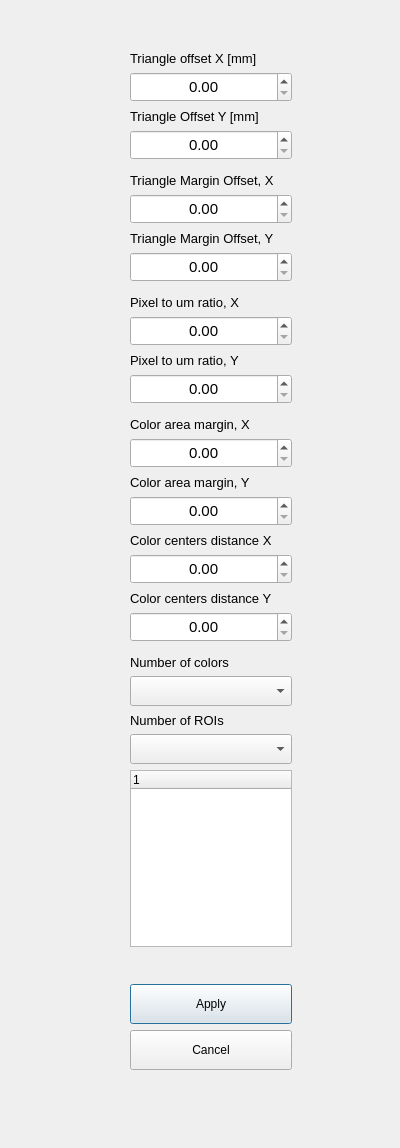
<?xml version="1.0" encoding="UTF-8"?>
<ui version="4.0">
 <class>Form</class>
 <widget class="QWidget" name="Form">
  <property name="geometry">
   <rect>
    <x>0</x>
    <y>0</y>
    <width>400</width>
    <height>1148</height>
   </rect>
  </property>
  <property name="windowTitle">
   <string>Form</string>
  </property>
  <widget class="QDoubleSpinBox" name="spinA1X_2">
   <property name="geometry">
    <rect>
     <x>130</x>
     <y>252</y>
     <width>162</width>
     <height>30</height>
    </rect>
   </property>
   <property name="minimumSize">
    <size>
     <width>0</width>
     <height>30</height>
    </size>
   </property>
   <property name="maximumSize">
    <size>
     <width>16777215</width>
     <height>30</height>
    </size>
   </property>
   <property name="font">
    <font>
     <pointsize>11</pointsize>
    </font>
   </property>
   <property name="alignment">
    <set>Qt::AlignCenter</set>
   </property>
  </widget>
  <widget class="QLabel" name="label_3">
   <property name="geometry">
    <rect>
     <x>130</x>
     <y>50</y>
     <width>162</width>
     <height>16</height>
    </rect>
   </property>
   <property name="font">
    <font>
     <pointsize>10</pointsize>
    </font>
   </property>
   <property name="text">
    <string>Triangle offset X [mm]</string>
   </property>
  </widget>
  <widget class="QDoubleSpinBox" name="spinA1X_3">
   <property name="geometry">
    <rect>
     <x>130</x>
     <y>496</y>
     <width>162</width>
     <height>30</height>
    </rect>
   </property>
   <property name="minimumSize">
    <size>
     <width>0</width>
     <height>30</height>
    </size>
   </property>
   <property name="maximumSize">
    <size>
     <width>16777215</width>
     <height>30</height>
    </size>
   </property>
   <property name="font">
    <font>
     <pointsize>11</pointsize>
    </font>
   </property>
   <property name="alignment">
    <set>Qt::AlignCenter</set>
   </property>
  </widget>
  <widget class="QDoubleSpinBox" name="spinTriangleOffsetX">
   <property name="geometry">
    <rect>
     <x>130</x>
     <y>72</y>
     <width>162</width>
     <height>30</height>
    </rect>
   </property>
   <property name="minimumSize">
    <size>
     <width>0</width>
     <height>30</height>
    </size>
   </property>
   <property name="maximumSize">
    <size>
     <width>16777215</width>
     <height>30</height>
    </size>
   </property>
   <property name="font">
    <font>
     <pointsize>11</pointsize>
    </font>
   </property>
   <property name="alignment">
    <set>Qt::AlignCenter</set>
   </property>
  </widget>
  <widget class="QLabel" name="label_11">
   <property name="geometry">
    <rect>
     <x>130</x>
     <y>352</y>
     <width>162</width>
     <height>16</height>
    </rect>
   </property>
   <property name="font">
    <font>
     <pointsize>10</pointsize>
    </font>
   </property>
   <property name="text">
    <string>Pixel to um ratio, Y</string>
   </property>
  </widget>
  <widget class="QLabel" name="label_14">
   <property name="geometry">
    <rect>
     <x>130</x>
     <y>416</y>
     <width>162</width>
     <height>16</height>
    </rect>
   </property>
   <property name="font">
    <font>
     <pointsize>10</pointsize>
    </font>
   </property>
   <property name="text">
    <string>Color area margin, X</string>
   </property>
  </widget>
  <widget class="QLabel" name="label_5">
   <property name="geometry">
    <rect>
     <x>130</x>
     <y>172</y>
     <width>162</width>
     <height>16</height>
    </rect>
   </property>
   <property name="font">
    <font>
     <pointsize>10</pointsize>
    </font>
   </property>
   <property name="text">
    <string>Triangle Margin Offset, X</string>
   </property>
  </widget>
  <widget class="QDoubleSpinBox" name="spinA2Y_3">
   <property name="geometry">
    <rect>
     <x>130</x>
     <y>612</y>
     <width>162</width>
     <height>30</height>
    </rect>
   </property>
   <property name="minimumSize">
    <size>
     <width>0</width>
     <height>30</height>
    </size>
   </property>
   <property name="maximumSize">
    <size>
     <width>16777215</width>
     <height>30</height>
    </size>
   </property>
   <property name="font">
    <font>
     <pointsize>11</pointsize>
    </font>
   </property>
   <property name="alignment">
    <set>Qt::AlignCenter</set>
   </property>
  </widget>
  <widget class="QDoubleSpinBox" name="spinTriangleOffsetY_2">
   <property name="geometry">
    <rect>
     <x>130</x>
     <y>130</y>
     <width>162</width>
     <height>30</height>
    </rect>
   </property>
   <property name="minimumSize">
    <size>
     <width>0</width>
     <height>30</height>
    </size>
   </property>
   <property name="maximumSize">
    <size>
     <width>16777215</width>
     <height>30</height>
    </size>
   </property>
   <property name="font">
    <font>
     <pointsize>11</pointsize>
    </font>
   </property>
   <property name="alignment">
    <set>Qt::AlignCenter</set>
   </property>
  </widget>
  <widget class="QComboBox" name="comboBox_2">
   <property name="geometry">
    <rect>
     <x>130</x>
     <y>734</y>
     <width>162</width>
     <height>30</height>
    </rect>
   </property>
   <property name="minimumSize">
    <size>
     <width>0</width>
     <height>30</height>
    </size>
   </property>
   <property name="maximumSize">
    <size>
     <width>16777215</width>
     <height>30</height>
    </size>
   </property>
  </widget>
  <widget class="QPushButton" name="cancelButt">
   <property name="geometry">
    <rect>
     <x>130</x>
     <y>1030</y>
     <width>162</width>
     <height>40</height>
    </rect>
   </property>
   <property name="minimumSize">
    <size>
     <width>0</width>
     <height>40</height>
    </size>
   </property>
   <property name="text">
    <string>Cancel</string>
   </property>
  </widget>
  <widget class="QLabel" name="label_8">
   <property name="geometry">
    <rect>
     <x>130</x>
     <y>474</y>
     <width>162</width>
     <height>16</height>
    </rect>
   </property>
   <property name="font">
    <font>
     <pointsize>10</pointsize>
    </font>
   </property>
   <property name="text">
    <string>Color area margin, Y</string>
   </property>
  </widget>
  <widget class="QDoubleSpinBox" name="spinA1X">
   <property name="geometry">
    <rect>
     <x>130</x>
     <y>194</y>
     <width>162</width>
     <height>30</height>
    </rect>
   </property>
   <property name="minimumSize">
    <size>
     <width>0</width>
     <height>30</height>
    </size>
   </property>
   <property name="maximumSize">
    <size>
     <width>16777215</width>
     <height>30</height>
    </size>
   </property>
   <property name="font">
    <font>
     <pointsize>11</pointsize>
    </font>
   </property>
   <property name="alignment">
    <set>Qt::AlignCenter</set>
   </property>
  </widget>
  <widget class="QLabel" name="label_7">
   <property name="geometry">
    <rect>
     <x>130</x>
     <y>712</y>
     <width>162</width>
     <height>16</height>
    </rect>
   </property>
   <property name="font">
    <font>
     <pointsize>10</pointsize>
    </font>
   </property>
   <property name="text">
    <string>Number of ROIs</string>
   </property>
  </widget>
  <widget class="QLabel" name="label_9">
   <property name="geometry">
    <rect>
     <x>130</x>
     <y>590</y>
     <width>162</width>
     <height>16</height>
    </rect>
   </property>
   <property name="font">
    <font>
     <pointsize>10</pointsize>
    </font>
   </property>
   <property name="text">
    <string>Color centers distance Y</string>
   </property>
  </widget>
  <widget class="QLabel" name="label_12">
   <property name="geometry">
    <rect>
     <x>130</x>
     <y>108</y>
     <width>162</width>
     <height>16</height>
    </rect>
   </property>
   <property name="font">
    <font>
     <pointsize>10</pointsize>
    </font>
   </property>
   <property name="text">
    <string>Triangle Offset Y [mm]</string>
   </property>
  </widget>
  <widget class="QDoubleSpinBox" name="spinA2Y_5">
   <property name="geometry">
    <rect>
     <x>130</x>
     <y>374</y>
     <width>162</width>
     <height>30</height>
    </rect>
   </property>
   <property name="minimumSize">
    <size>
     <width>0</width>
     <height>30</height>
    </size>
   </property>
   <property name="maximumSize">
    <size>
     <width>16777215</width>
     <height>30</height>
    </size>
   </property>
   <property name="font">
    <font>
     <pointsize>11</pointsize>
    </font>
   </property>
   <property name="alignment">
    <set>Qt::AlignCenter</set>
   </property>
  </widget>
  <widget class="QComboBox" name="comboBox">
   <property name="geometry">
    <rect>
     <x>130</x>
     <y>676</y>
     <width>162</width>
     <height>30</height>
    </rect>
   </property>
   <property name="minimumSize">
    <size>
     <width>0</width>
     <height>30</height>
    </size>
   </property>
   <property name="maximumSize">
    <size>
     <width>16777215</width>
     <height>30</height>
    </size>
   </property>
  </widget>
  <widget class="QLabel" name="label_13">
   <property name="geometry">
    <rect>
     <x>130</x>
     <y>230</y>
     <width>162</width>
     <height>16</height>
    </rect>
   </property>
   <property name="font">
    <font>
     <pointsize>10</pointsize>
    </font>
   </property>
   <property name="text">
    <string>Triangle Margin Offset, Y</string>
   </property>
  </widget>
  <widget class="QPushButton" name="applyButt">
   <property name="geometry">
    <rect>
     <x>130</x>
     <y>984</y>
     <width>162</width>
     <height>40</height>
    </rect>
   </property>
   <property name="minimumSize">
    <size>
     <width>0</width>
     <height>40</height>
    </size>
   </property>
   <property name="text">
    <string>Apply</string>
   </property>
   <property name="default">
    <bool>true</bool>
   </property>
  </widget>
  <widget class="QDoubleSpinBox" name="spinA1X_4">
   <property name="geometry">
    <rect>
     <x>130</x>
     <y>438</y>
     <width>162</width>
     <height>30</height>
    </rect>
   </property>
   <property name="minimumSize">
    <size>
     <width>0</width>
     <height>30</height>
    </size>
   </property>
   <property name="maximumSize">
    <size>
     <width>16777215</width>
     <height>30</height>
    </size>
   </property>
   <property name="font">
    <font>
     <pointsize>11</pointsize>
    </font>
   </property>
   <property name="alignment">
    <set>Qt::AlignCenter</set>
   </property>
  </widget>
  <widget class="QDoubleSpinBox" name="spinA2Y">
   <property name="geometry">
    <rect>
     <x>130</x>
     <y>554</y>
     <width>162</width>
     <height>30</height>
    </rect>
   </property>
   <property name="minimumSize">
    <size>
     <width>0</width>
     <height>30</height>
    </size>
   </property>
   <property name="maximumSize">
    <size>
     <width>16777215</width>
     <height>30</height>
    </size>
   </property>
   <property name="font">
    <font>
     <pointsize>11</pointsize>
    </font>
   </property>
   <property name="alignment">
    <set>Qt::AlignCenter</set>
   </property>
  </widget>
  <widget class="QLabel" name="label_10">
   <property name="geometry">
    <rect>
     <x>130</x>
     <y>294</y>
     <width>162</width>
     <height>16</height>
    </rect>
   </property>
   <property name="font">
    <font>
     <pointsize>10</pointsize>
    </font>
   </property>
   <property name="text">
    <string>Pixel to um ratio, X</string>
   </property>
  </widget>
  <widget class="QTreeWidget" name="treeWidget">
   <property name="geometry">
    <rect>
     <x>130</x>
     <y>770</y>
     <width>162</width>
     <height>177</height>
    </rect>
   </property>
   <column>
    <property name="text">
     <string notr="true">1</string>
    </property>
   </column>
  </widget>
  <widget class="QLabel" name="label">
   <property name="geometry">
    <rect>
     <x>130</x>
     <y>654</y>
     <width>162</width>
     <height>16</height>
    </rect>
   </property>
   <property name="font">
    <font>
     <pointsize>10</pointsize>
    </font>
   </property>
   <property name="text">
    <string>Number of colors</string>
   </property>
  </widget>
  <widget class="QLabel" name="label_6">
   <property name="geometry">
    <rect>
     <x>130</x>
     <y>532</y>
     <width>162</width>
     <height>16</height>
    </rect>
   </property>
   <property name="font">
    <font>
     <pointsize>10</pointsize>
    </font>
   </property>
   <property name="text">
    <string>Color centers distance X</string>
   </property>
  </widget>
  <widget class="QDoubleSpinBox" name="spinA2Y_4">
   <property name="geometry">
    <rect>
     <x>130</x>
     <y>316</y>
     <width>162</width>
     <height>30</height>
    </rect>
   </property>
   <property name="minimumSize">
    <size>
     <width>0</width>
     <height>30</height>
    </size>
   </property>
   <property name="maximumSize">
    <size>
     <width>16777215</width>
     <height>30</height>
    </size>
   </property>
   <property name="font">
    <font>
     <pointsize>11</pointsize>
    </font>
   </property>
   <property name="alignment">
    <set>Qt::AlignCenter</set>
   </property>
  </widget>
 </widget>
 <resources/>
 <connections/>
</ui>
